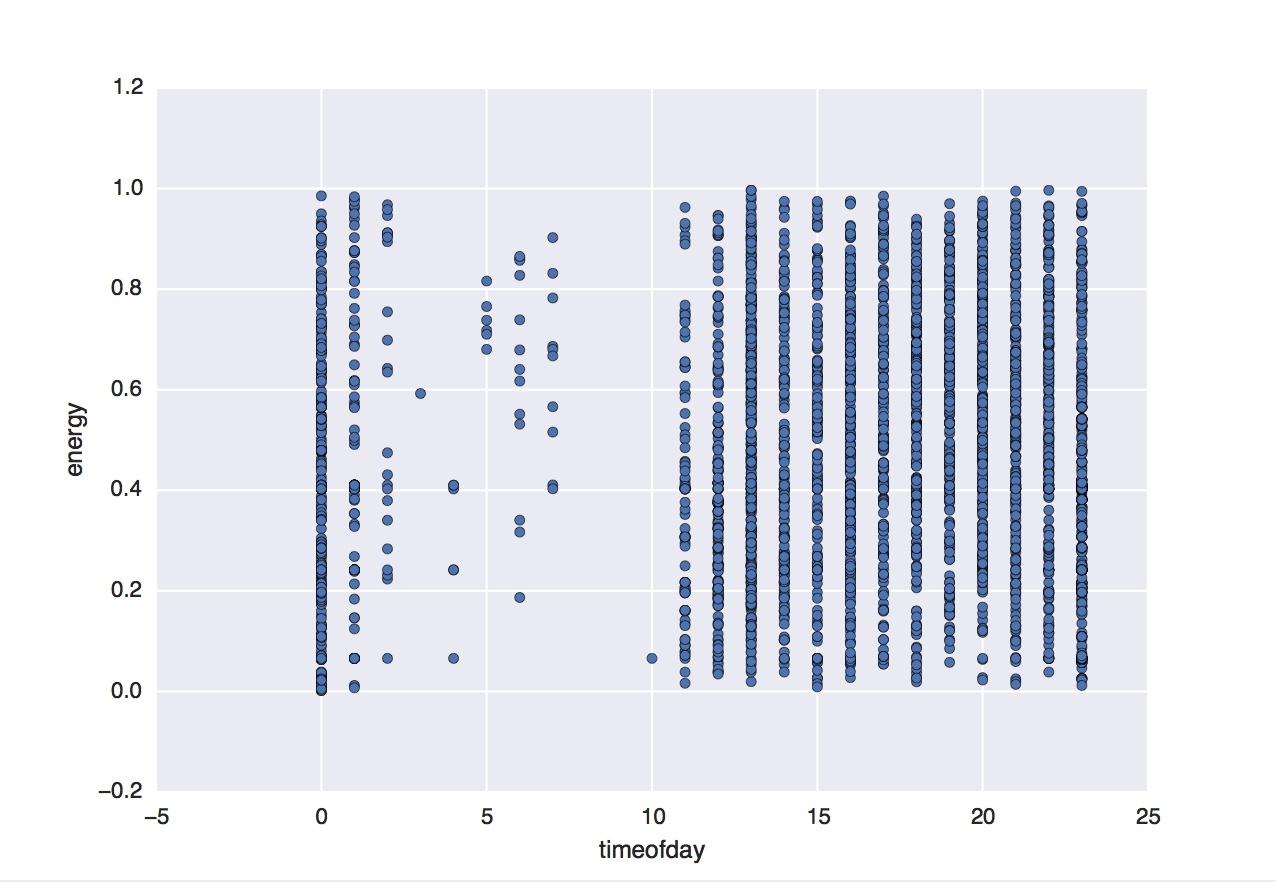

The script that drew this image:
import numpy as np
import pandas as pd
import matplotlib.pyplot as plt
import seaborn as sns

df = pd.read_csv('/data/user1.csv', index_col='timestamp', parse_dates=True)

# need floats not strings
df.song_tempo = pd.to_numeric(df.song_tempo, errors='coerce')
df.danceability_score = pd.to_numeric(df.danceability_score, errors='coerce')

df['timeofday'] = pd.to_datetime(df.index, unit='s').hour
df.plot(kind='scatter', x='timeofday', y='energy')
plt.show()
